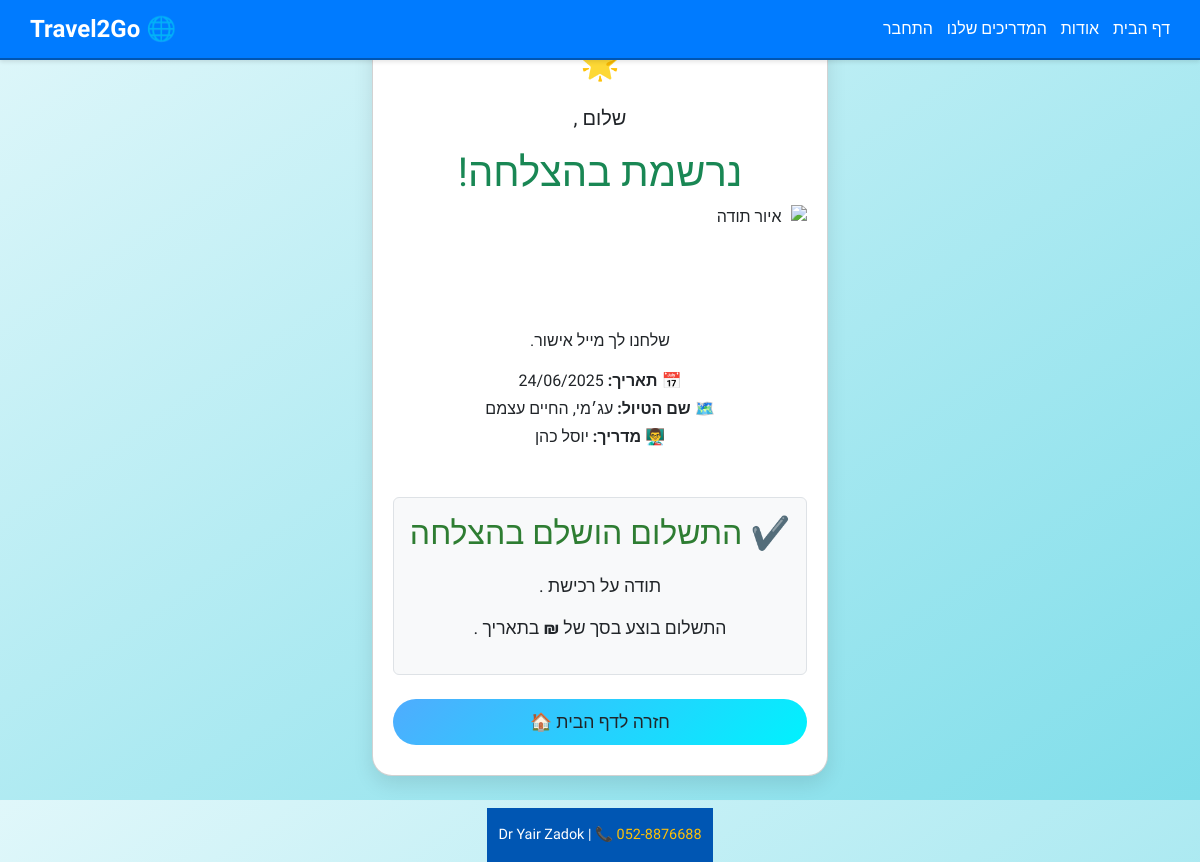
Page /success/33/ on the committed database.
### tours/models.py (models this page shows, shortened)
class TravelerRegistration(models.Model):
    tour = models.ForeignKey("Tour", on_delete=models.CASCADE, related_name='registrations', db_column='סיור')
    traveler_first_name = models.CharField(max_length=255, db_column='שם_פרטי')
    traveler_last_name = models.CharField(max_length=255, db_column='שם_משפחה')
    registration_code = models.CharField("קוד רישום", max_length=6, blank=True, null=True)
    traveler_phone = models.CharField(max_length=20)
    traveler_email = models.EmailField(db_column='אימייל')
    traveler_attendance = models.BooleanField(default=False, db_column='נוכחות')
    total_price = models.DecimalField(max_digits=10, decimal_places=2, null=True, blank=True)

class Tour(models.Model):
    tour_title = models.CharField("כותרת ראשית", max_length=255)
    tour_subtitle = models.CharField("כותרת משנית", max_length=255, db_column='כותרת_משנית')
    tour_image = models.ImageField("תמונה הראשית", upload_to='tours_images/', db_column='תמונה ')
    tour_date = models.DateField("תאריך הסיור", db_column='תאריך')
    tour_description = models.CharField("פרטי הטיול", blank=True, null=True, db_column='פרטי_הטיול')
    tour_start_time = models.TimeField("שעת התחלה", db_column='שעת_התחלה')
    tour_end_time = models.TimeField("שעת סיום משוערת", blank=True, null=True)
    meeting_point = models.CharField("מקום מפגש", max_length=255, db_column='מקום_המפגש')
    google_maps_link = models.CharField("קישור לנקודת המפגש במפת גוגל", max_length=500, blank=True, db_column='קישור_למפות_גוגל')
    tour_guide_name = models.ForeignKey(
        "TourGuide",
        verbose_name="שם המדריך",
        on_delete=models.CASCADE,
        related_name="tours",
        blank=True,
        null=True,
        db_column="שם_מדריך"
    )
    tour_price = models.DecimalField(
        "עלות הסיור",
        max_digits=8,
        decimal_places=2,
        help_text="יש להזין את העלות בשקלים חדשים (₪)",
        null=True,
        db_column='עלות'
    )
    target_audience = MultiSelectField(
        "קהל יעד",
        choices=[
            ("משפחות", "משפחות"),
            ("מבוגרים", "מבוגרים"),
            ("מיטבי לכת", "מיטבי לכת"),
            ("מיטיבי קשב", "מיטיבי קשב"),
        ],
        max_length=100,
        blank=True,
        null=True,
        db_column='קהל_יעד',
        help_text="ניתן לבחור יותר מאפשרות אחת על ידי לחיצה על Ctrl או Command"
    )
    difficulty_level = models.CharField(
        "רמת קושי",
        max_length=20,
        choices=[
            ("קל", "קל"),
            ("בינוני", "בינוני"),
            ("קשה", "קשה"),
            ("קשה מאוד", "קשה מאוד"),
        ],
        blank=True,
        null=True,
        db_column='רמת_קושי'
    )
    required_equipment = MultiSelectField(
        "ציוד נדרש",
        choices=[
            ("כובע", "כובע"),
            ("מים", "מים"),
            ("נעליים סגורות", "נעליים סגורות"),
            ("קרם הגנה", "קרם הגנה"),
            ("אחר", "אחר"),
        ],
        max_length=255,
        blank=True,
        null=True,
        db_column='ציוד_נדרש',
        help_text="ניתן לבחור יותר מפריט אחד על ידי לחיצה על Ctrl או Command"
    )
    max_participants = models.PositiveIntegerField(
        "מקסימום משתתפים",
        default=30,
        db_column='מקסימום_משתתפים'
    )

class TourGuide(models.Model):
    tour_guide_first_name = models.CharField("שם פרטי", max_length=100)
    tour_guide_last_name = models.CharField("שם משפחה", max_length=100)
    tour_guide_phone = models.CharField("טלפון נייד", max_length=20)
    tour_guide_email = models.EmailField("כתובת מייל")
    tour_guide_profile_picture = models.ImageField("תמונת פרופיל", upload_to="guide_profiles/", blank=True, null=True)
    languages = models.CharField("שפות הדרכה", max_length=255, blank=True, null=True)
    specialties = models.CharField("תחומי התמחות", max_length=255, blank=True, null=True)
    experience = models.TextField("ניסיון מקצועי", blank=True, null=True)
    recommendations = models.TextField("המלצות או קישורים", blank=True, null=True)
    facebook_link = models.URLField("קישור לדף פייסבוק", blank=True, null=True,
                                    help_text="הזן קישור לעמוד הפייסבוק שלך")
    instagram_link = models.URLField("קישור לדף אינסטגרם", blank=True, null=True,
                                     help_text="הזן קישור לעמוד האינסטגרם שלך")
    whatsapp_link = models.URLField("קישור לוואטסאפ", blank=True, null=True)
    website_link = models.URLField("אתר אינטרנט", blank=True, null=True)

### tours/views/travelers_views.py (the view)
# urls.py: path('success/<int:traveler_id>/', success, name='success'),
def success(request, traveler_id):
    traveler_registration = get_object_or_404(TravelerRegistration, id=traveler_id)
    return render(request, 'travelers/success.html', {
        'traveler_registration': traveler_registration
    })

### tours/templates/travelers/success.html (shortened to what this page needs)
{% extends 'base.html' %}
{% load static %}
{% block extra_head %}
<link href="{% static 'css/success.css' %}" rel="stylesheet">
{% endblock %}
{% block content %}
<div class="card mx-auto">
    <div class="star mb-3">🌟</div>
<p class="lead">
        שלום <strong>{{ traveler_registration.traveler_first_name }} {{ traveler_registration.traveler_last_name }}</strong>,
    </p>
    <h1 class="text-success">נרשמת בהצלחה!</h1>
<img src="{% static 'img/thank_you.png' %}"
     alt="איור תודה"
     width="100" height="100"
     class="img-fluid mb-4">
    <p class="mb-3">שלחנו לך מייל אישור.</p>
    <p class="mb-1"><strong>📅 תאריך:</strong> {{ traveler_registration.tour.tour_date|date:"d/m/Y" }}</p>
    <p class="mb-1"><strong>🗺️ שם הטיול:</strong> {{ traveler_registration.tour.tour_title }}</p>
    <p class="mb-4"><strong>👨‍🏫 מדריך:</strong>
    {% if traveler_registration.tour.tour_guide_name %}
        {{ traveler_registration.tour.tour_guide_name.tour_guide_first_name }}
        {{ traveler_registration.tour.tour_guide_name.tour_guide_last_name }}
    {% else %}
        לא הוגדר מדריך
    {% endif %}
</p>
    <div class="success-box mt-4 p-3 bg-light border rounded">
        <h2>✔️ התשלום הושלם בהצלחה</h2>
        <p>תודה <strong>{{ payment.full_name }}</strong> על רכישת <strong>{{ payment.product.name }}</strong>.</p>
        <p>התשלום בוצע בסך של <strong>₪{{ payment.product.price }}</strong> בתאריך <strong>{{ payment.paid_at|date:"d/m/Y H:i" }}</strong>.</p>
    </div>
    <a href="/" class="btn btn-home mt-4">חזרה לדף הבית 🏠</a>
</div>
{% endblock %}

### tours/staticfiles/tours/css/base.css (style rules this page uses)
body { background: linear-gradient(to bottom, #f8f9fa, #e0eafc); min-height: 100vh; font-family: 'Assistant', sans-serif; margin: 0; padding: 0; }

### tours/staticfiles/tours/css/success.css (style rules this page uses)
html, body { height: 100%; margin: 0; display: flex; flex-direction: column; font-family: 'Varela Round', sans-serif; }
body { background: linear-gradient(to bottom right, #e0f7fa, #80deea); padding: 20px; align-items: center; justify-content: center; }
.card { max-width: 100%; width: 100%; max-width: 500px; border-radius: 20px; text-align: center; padding: 30px 20px; box-shadow: 0 8px 20px rgba(0, 0, 0, 0.1); background: white; animation: pop 0.8s ease; }
.star { color: gold; font-size: 2rem; animation: twinkle 1.5s infinite alternate; }
.btn-home { margin-top: 20px; border-radius: 50px; font-size: 1.1rem; padding: 10px 25px; background: linear-gradient(135deg, #4facfe, #00f2fe); border: none; transition: 0.4s; }
.success-box h2 { color: #2e7d32; margin-bottom: 20px; }
.success-box p { font-size: 1.1rem; }

### rows in the picture
TravelerRegistration: tour.tour_date "24/06/2025", tour.tour_title "עג׳מי, החיים עצמם", tour.tour_guide_name.tour_guide_first_name "יוסל", tour.tour_guide_name.tour_guide_last_name "כהן"
